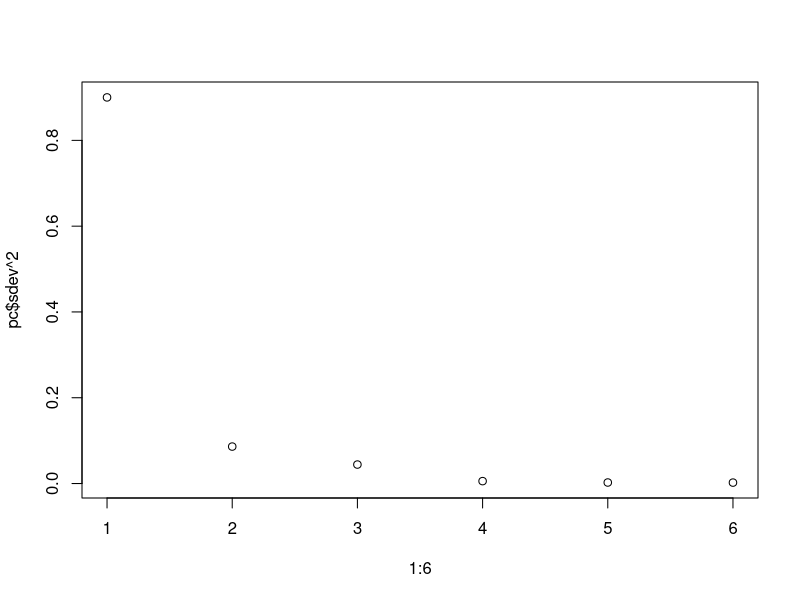
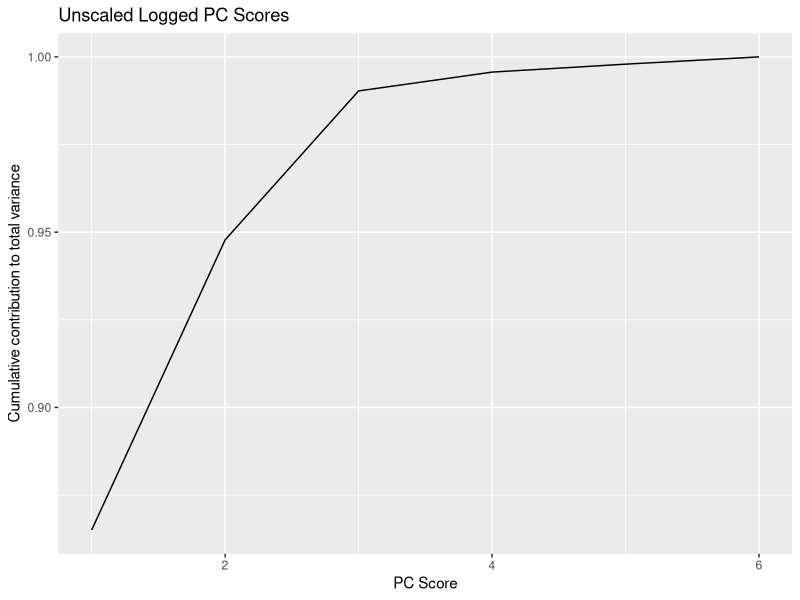
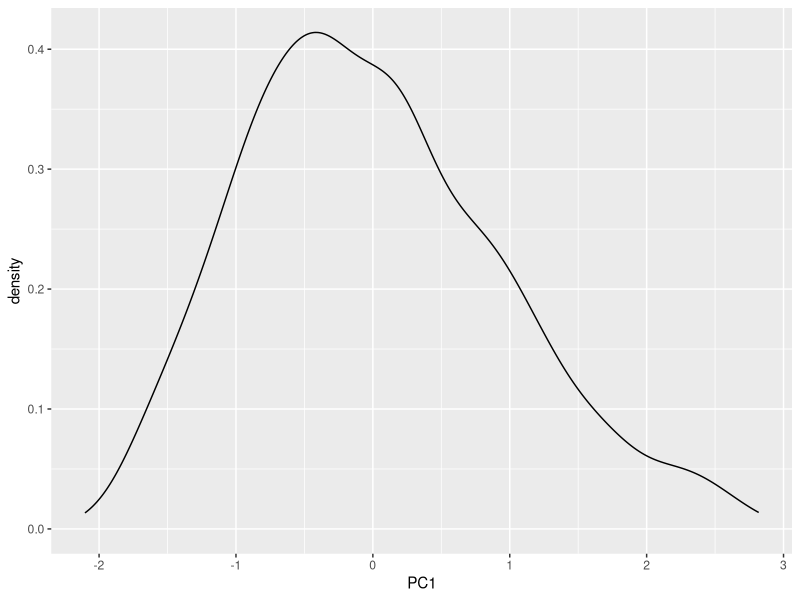

These figures' R source, in order: (Note: this script raises an error after producing the figures.)
## ---- chunk 1
knitr::opts_chunk$set(echo = TRUE)
## ---- chunk 2
library(ggplot2)
library(MASS)
library(tidyverse)
library(mvtnorm)
## ---- chunk 3
aircraft_raw <- read.csv("dat/aircraft.csv")

air <- aircraft_raw %>%
  dplyr::select(3:8) %>%
  mutate_all(log10)

head(air)
## ---- chunk 4
pc <- prcomp(air)

## Eigenvectors
pc$rotation
## ---- chunk 5
## Eigenvalues
pc$sdev ^ 2
## ---- chunk 6
cov_mat <- cov(air)
eig <- eigen(cov_mat)
eig$values
eig$vectors
## ---- chunk 7
sum(pc$sdev ** 2)
sum(diag(cov(air)))
## ---- chunk 8
## Scree plot
plot(1:6, pc$sdev ** 2)
## ---- chunk 9
scree_cum_prop_variance <- function(pc_obj, title="") {
  cum_contri <- cumsum(pc_obj$sdev ** 2) / sum(pc_obj$sdev ** 2)
  plot_df <- data.frame(idx = 1:6, cum_contri = cum_contri)
  ggplot(data = plot_df, aes(idx, cum_contri)) +
    geom_line() +
    xlab("PC Score") +
    ylab("Cumulative contribution to total variance") +
    ggtitle(title)
}
## ---- chunk 10
scree_cum_prop_variance(prcomp(air), "Unscaled Logged PC Scores")
## ---- chunk 11
ggplot(data.frame(pc$x), aes(PC1)) +
  geom_density()
## ---- chunk 12
ggplot(data.frame(pc$x), aes(PC1, PC2, color=as.factor(aircraft$Period))) +
  geom_point() +
  geom_density_2d(color=1, alpha=0.5) + ## Density
  labs(color = "Period") ## Label for type of categories
## ---- chunk 13
biplot(pc, col=c("white", "blue"))
## ---- chunk 14
Sigma0 = matrix(c(
 3.1386518, 0.38872659, 0.6178228, 1.7576847, 0.77433973, 0.7508789,
 0.3887266, 1.21417949, 0.1941453, 0.4518920, 0.01236855, 0.2155466,
 0.6178228, 0.19414529, 1.2437919, 0.5970320, 0.15151088, 0.2665018,
 1.7576847, 0.45189196, 0.5970320, 1.7083497, 0.52685668, 0.7109476,
 0.7743397, 0.01236855, 0.1515109, 0.5268567, 0.53406192, 0.2299193,
 0.7508789, 0.21554658, 0.2665018, 0.7109476, 0.22991933, 0.6642375),
 byrow = TRUE, nrow = 6 )
## ---- chunk 15
n = 250 # number of observations
Sigma = Sigma0 # covariance matrix
mu = rep(0, 6) # the means of each variable
normal_sample <- mvrnorm(n=n, mu = mu, Sigma = Sigma)
summary(normal_sample)
## ---- chunk 16
Sigma0sym = 0.5* (Sigma0 + t(Sigma0))
Xmat = rmvt(100, sigma = Sigma0sym, df = 6)
summary(Xmat)
## ---- chunk 17
multiple_density_plot = function(data, col, group){
  # usage:
  # data: dataframe
  # col: column to ploy (name of column)
  # group: the variable to group by (name of column)
  return(
    ggplot(data, aes(data[,col], group = group) ) +
    geom_density( aes(fill = group), alpha = 0.4 ) +
    theme( legend.position = "bottom") +
    labs(x = deparse(substitute(col)), y = "Density", fill = deparse(substitute(group)))
  )
}

multiple_density_plot(data.frame(pc$x), 1, as.factor(aircraft$Period))
## ---- chunk 18

